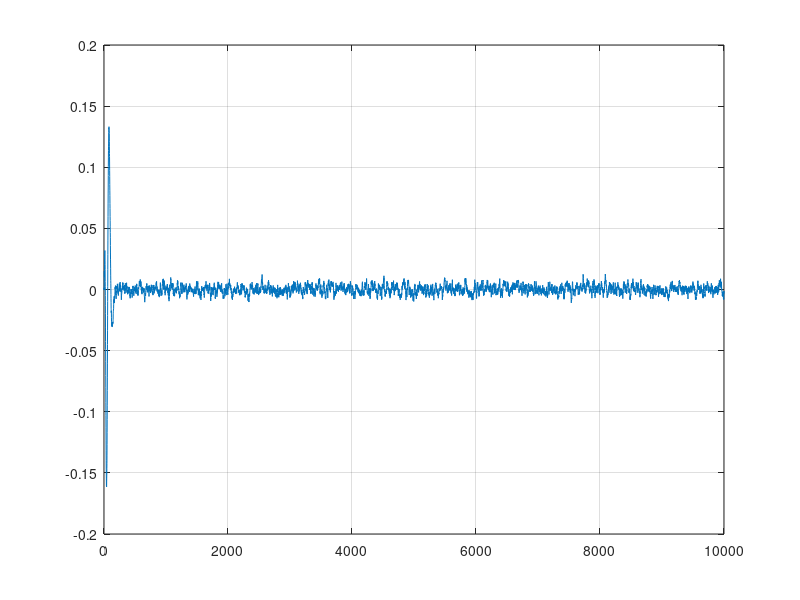
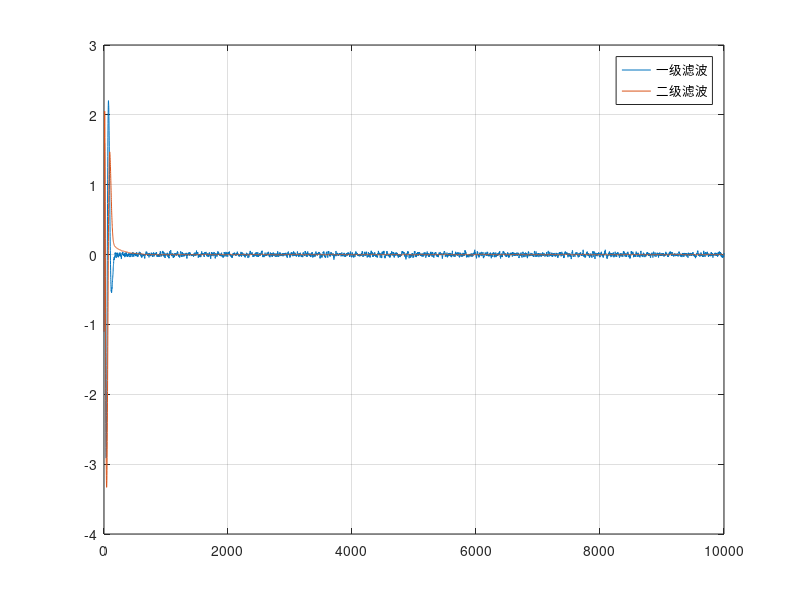
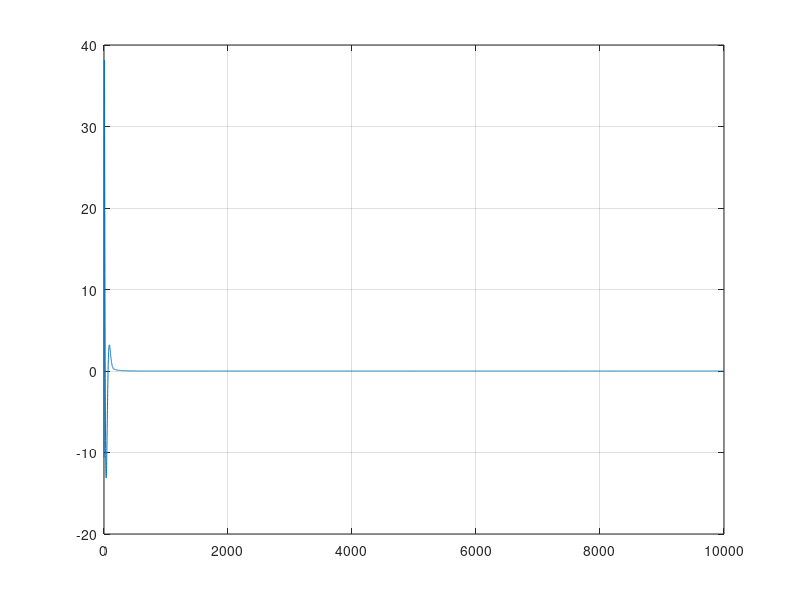

Write MATLAB code to recreate these figures, in order.
%% 测试级联滤波器（一级滤波器估驱动频率的误差）
% 振荡大，收敛快，本地信号生成常速度驱动不会带来相位误差
% X1(2) = X1(2);
% 这里认为频率误差不变
clear
clc

%% 仿真时间
T = 100;
dt = 0.01;
n = T/dt;

%% 实际信号参数
a0 = 10.6; %加速度
f0 = 1;    %频率
p0 = 0;    %相位
v = 0.01;  %相位测量噪声标准差

%% 本地信号参数
p = 0;  %本地相位
f1 = 0; %驱动频率
f2 = 0; %二级滤波估计的频率
a = 0;  %二级滤波估计的加速度

%% 一级滤波器（估驱动频率误差和相位差）
% 二阶，认为驱动频率只有频率误差，没有加速度误差
Phi1 = [1,dt;0,1];
P1 = diag([1,1])^2;
Q1 = diag([0,1])^2 * dt^2; %调节w
R1 = v^2; %相位测量噪声
H1 = [1,0];
X1 = [0;0];

%% 二级滤波器（估加速度，得到更精确的驱动频率）
Phi2 = [1,dt;0,1];
P2 = diag([1,1])^2;
Q2 = diag([0,0.01])^2 * dt^2;
R2 = 0.02^2; %一级滤波频率估计噪声
H2 = [1,0];

%% 计算
output = zeros(n,4);
for k=1:n
    %----实际信号生成
    p0 = p0 + f0*dt + 0.5*a0*dt^2; %相位更新
    f0 = f0 + a0*dt; %频率更新
    %----本地信号生成（常速度驱动，最后频率有静差，差0.5*a*dt）
%     p = p + f1*dt;
    %----本地信号生成（加速度驱动，最后频率无静差，相当于加速度辅助）
    p = p + f1*dt + 0.5*a*dt^2;
    f1 = f1 + a*dt;
    %----一级滤波
    Z = p - p0 + randn*v; %相位差量测
    X1 = Phi1*X1;
    P1 = Phi1*P1*Phi1' + Q1;
    K = P1*H1' / (H1*P1*H1'+R1);
    X1 = X1 + K*(Z-H1*X1);
    P1 = (eye(2)-K*H1)*P1;
    P1 = (P1+P1')/2;
    p = p - X1(1); %相位修正
    X1(1) = 0;
    output(k,2) = (f1 - X1(2)) - f0; %一级滤波频率误差
    %----二级滤波
    f2 = f2 + a*dt; %二级滤波频率更新
%     Z = f2 - (f1 - X1(2)); %频率误差量测 %--
    Z = X1(2); %++（前提是f1,f2以相同的增速长）
    P2 = Phi2*P2*Phi2' + Q2;
    K = P2*H2' / (H2*P2*H2'+R2);
    X2 = K*Z;
    P2 = (eye(2)-K*H2)*P2;
    P2 = (P2+P2')/2;
    f2 = f2 - X2(1); %频率修正
    a = a - X2(2); %加速度修正
    %----驱动频率更新（一级滤波器频率误差不动）
    f1 = f2;
    %----存储
    output(k,1) = p - p0; %相位误差
    output(k,3) = f2 - f0; %二级滤波频率误差
    output(k,4) = a - a0; %加速度误差
end

%% 画图
figure('Name','相位误差');
plot(output(:,1))
grid on

figure('Name','频率误差');
plot(output(:,2))
hold on
plot(output(:,3))
grid on
legend('一级滤波','二级滤波')

figure('Name','加速度误差');
plot(output(:,4))
grid on